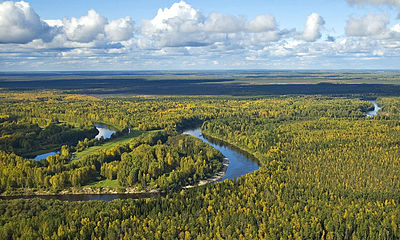
#> input picture Data/Ailleurs/400pxVasy.jpeg, 400 x 240 px; its folder holds only this picture in this run
$ jupyter execute --allow-errors classifiers_comparison.ipynb   (older library calls are emulated)
#> lines starting #> are read from the running program, lines starting #| are printed output that depends on the picture
## Data Initialisation

Define X and y here

[cell 1]
import cv2
import matplotlib.pyplot as plt
from skimage.feature import graycomatrix, graycoprops
import numpy as np
from tqdm import tqdm
import os

X = []
y = []
w = 1200

for file in tqdm(os.listdir("./Data/Ailleurs")):
    image = cv2.imread ("./Data/Ailleurs/" + file ,0)
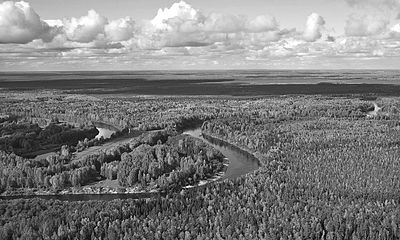
#> image: shape (240, 400); min 0, max 255, mean 125.8
    cv2.resize(image, (w,w))
    glcm = graycomatrix(image, distances=[5], angles=[0], levels=256,
                        symmetric=True, normed=True)

    img_data = []
    img_data.append(graycoprops(glcm, 'contrast')[0, 0])
    img_data.append(graycoprops(glcm, 'dissimilarity')[0, 0])
    img_data.append(graycoprops(glcm, 'homogeneity')[0, 0])
#     img_data.append(graycoprops(glcm, 'ASM')[0, 0])
#     img_data.append(graycoprops(glcm, 'energy')[0, 0])
    img_data.append(graycoprops(glcm, 'correlation')[0, 0])

    X.append(img_data)
    y.append(0)


#> (the rest of this cell did not finish here and is left out)

[cell 2]
import os
from PIL import Image
import matplotlib.pyplot as plt
from tqdm import tqdm

def get_histogram(filename):
#> called with filename = './Data/Ailleurs/400pxVasy.jpeg'
    r = []
    g = []
    b = []

    for i in range(256):
        r.append(0)
        g.append(0)
        b.append(0)

    image = Image.open(filename)
#> image: PIL image 400x240 RGB
    image = image.convert("RGB")

    for i in range(image.width):
        for j in range(image.height):
            r_pxl, g_pxl, b_pxl = image.getpixel((i, j))
            r[r_pxl] += 1 / (image.width * image.height)
            g[g_pxl] += 1 / (image.width * image.height)
            b[b_pxl] += 1 / (image.width * image.height)
#> after the loop, b = 256 values, max 0.0153 at index 0, min 0.000677 at index 148, mean 0.00391; g = 256 values, max 0.00787 at index 208, min 0.000156 at index 5, mean 0.00391; r = 256 values, max 0.00789 at index 173, min 0.000177 at index 2, mean 0.00391
    return r, g, b

X = []
y = []

for file in tqdm(os.listdir("./Data/Ailleurs")):
    r, g, b = get_histogram("./Data/Ailleurs/" + file)
    data = g
#> data has the same summary as g in get_histogram
    data.extend(b)
    X.append(data)
    y.append(0)

#> (the rest of this cell did not finish here and is left out)

[cell 3]
import os
import numpy as np
import matplotlib.pyplot as plt
from skimage.feature import hog
from skimage import data, exposure
from skimage.io import imread
from skimage.transform import rescale, resize
from tqdm import tqdm

X = []
y = []

w = 1200
scale = 1/3
ppc = (16,16) # pixels_per_cell
cpb = (1,1) # cells_per_block
ori = 16 # orientations
bln = 'L2' # {‘L1’, ‘L1-sqrt’, ‘L2’, ‘L2-Hys’}

for file in tqdm(os.listdir("./Data/Ailleurs")):
    image = imread('./Data/Ailleurs/' + file, as_gray=True)
#> image: shape (240, 400) float64; min 0, max 1, mean 0.5
    image = resize(image, (w, w))
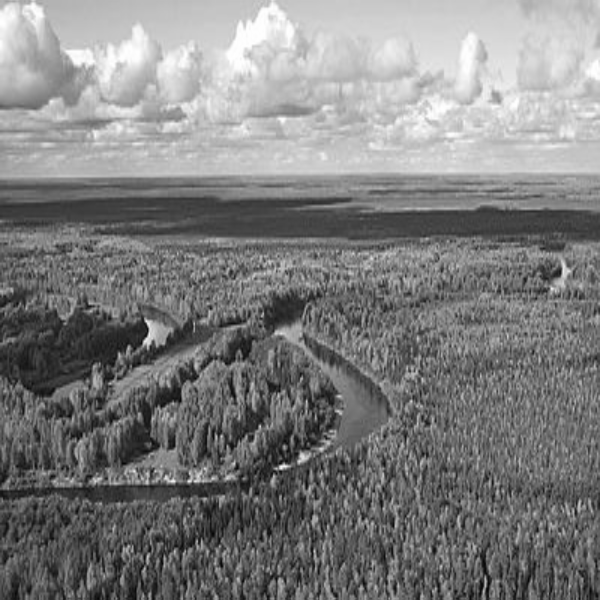
#> image: shape (1200, 1200) float64 (shown at 1/2 size); min 0, max 1, mean 0.5
    image = rescale(image, scale, mode='reflect')
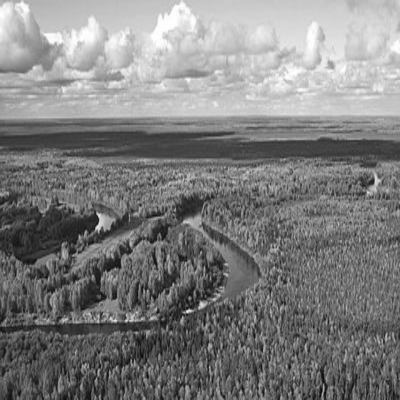
#> image: shape (400, 400) float64; min 0.0399, max 0.999, mean 0.5

    img_hog = hog(image, orientations=ori, pixels_per_cell=ppc,
                    cells_per_block=cpb, feature_vector=True, block_norm=bln)
#> img_hog = 10000 values, max 0.986 at index 3255, min 0 at index 109, mean 0.206

    X.append(img_hog)
    y.append(0)

#> (the rest of this cell did not finish here and is left out)

$ run again, on Data/Ailleurs/alzz.jpeg
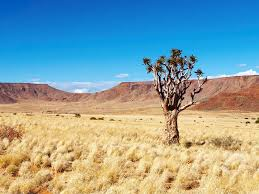
#> input picture Data/Ailleurs/alzz.jpeg, 259 x 194 px
#> `image = cv2.imread ("./Data/Ailleurs/" + file ,0)`:
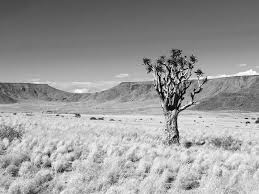
#> image: shape (194, 259); min 0, max 255, mean 154.4
#> after the loop in get_histogram, `for i in range(image.width):`: b = 256 values, max 0.0137 at index 223, min 0.000179 at index 4, mean 0.00391; g = 256 values, max 0.0114 at index 193, min 1.99e-05 at index 250, mean 0.00391; r = 256 values, max 0.0423 at index 15, min 0.000458 at index 5, mean 0.00391
#> data has the same summary as g in get_histogram
#> `image = rescale(image, scale, mode='reflect')`:
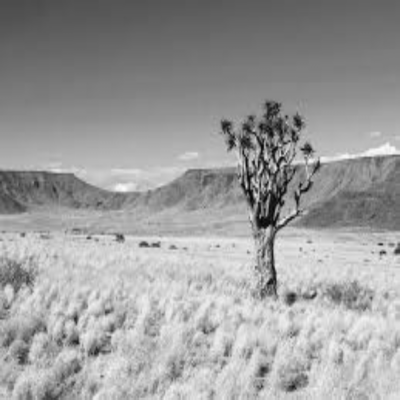
#> image: shape (400, 400) float64; min 0.0296, max 0.989, mean 0.614
#> img_hog = 10000 values, max 0.998 at index 8, min 0 at index 0, mean 0.179

$ run again, on Data/Ailleurs/ani7y.jpeg
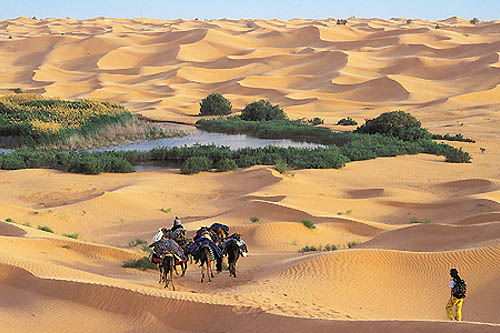
#> input picture Data/Ailleurs/ani7y.jpeg, 500 x 333 px
#> `image = cv2.imread ("./Data/Ailleurs/" + file ,0)`:
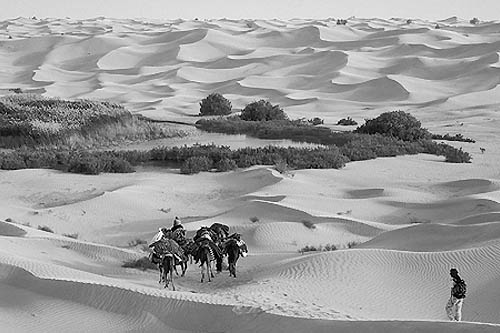
#> image: shape (333, 500); min 0, max 255, mean 155.1
#> after the loop in get_histogram, `for i in range(image.width):`: b = 256 values, max 0.0197 at index 117, min 4.2e-05 at index 212, mean 0.00391; g = 256 values, max 0.0126 at index 185, min 2.4e-05 at index 253, mean 0.00391; r = 256 values, max 0.0126 at index 237, min 0.000156 at index 2, mean 0.00391
#> data has the same summary as g in get_histogram
#> `image = rescale(image, scale, mode='reflect')`:
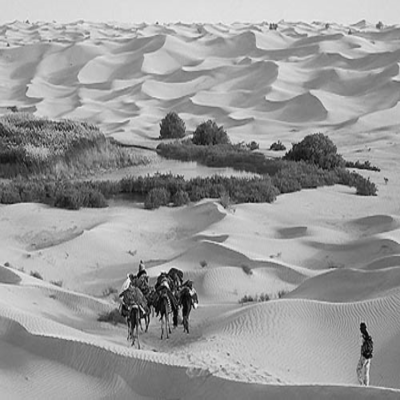
#> image: shape (400, 400) float64; min 0.0122, max 0.971, mean 0.603
#> img_hog = 10000 values, max 0.953 at index 5256, min 0 at index 2095, mean 0.196

$ run again, on Data/Ailleurs/99ijC3.jpeg
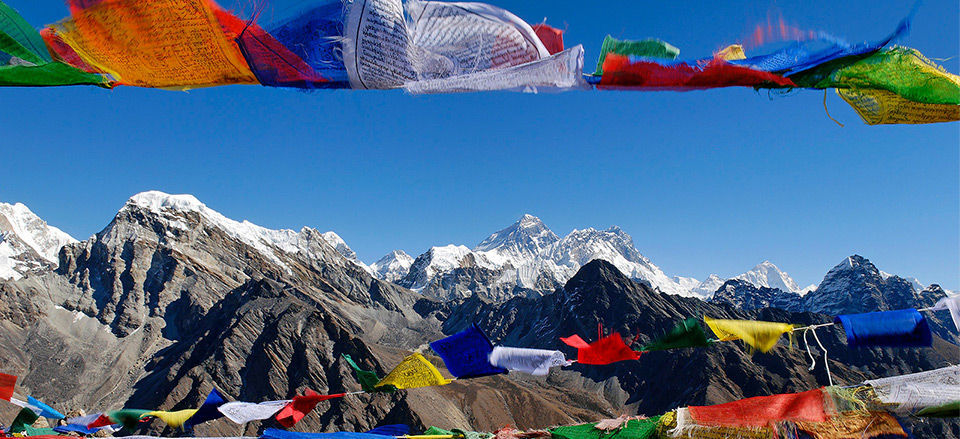
#> input picture Data/Ailleurs/99ijC3.jpeg, 960 x 439 px
#> `image = cv2.imread ("./Data/Ailleurs/" + file ,0)`:
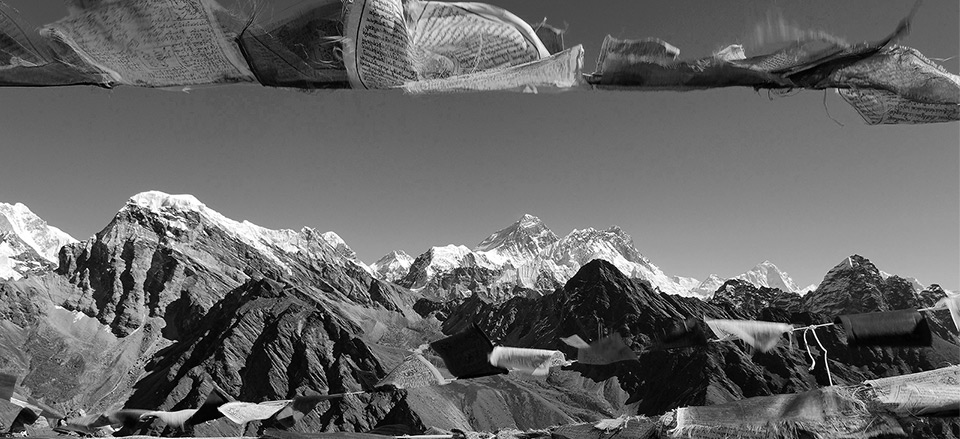
#> image: shape (439, 960); min 0, max 255, mean 102
#> after the loop in get_histogram, `for i in range(image.width):`: b = 256 values, max 0.0257 at index 0, min 0.000579 at index 254, mean 0.00391; g = 256 values, max 0.0124 at index 110, min 0.000458 at index 236, mean 0.00391; r = 256 values, max 0.0459 at index 0, min 0.000553 at index 239, mean 0.00391
#> data has the same summary as g in get_histogram
#> `image = rescale(image, scale, mode='reflect')`:
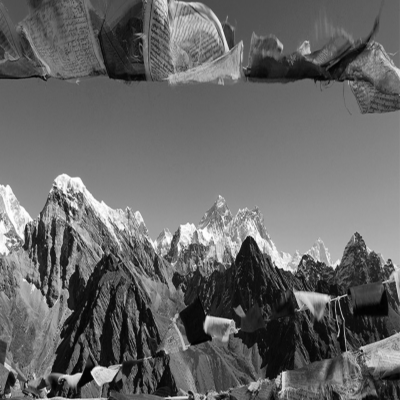
#> image: shape (400, 400) float64; min 0.0074, max 0.998, mean 0.405
#> img_hog = 10000 values, max 0.96 at index 1608, min 0 at index 5360, mean 0.21
